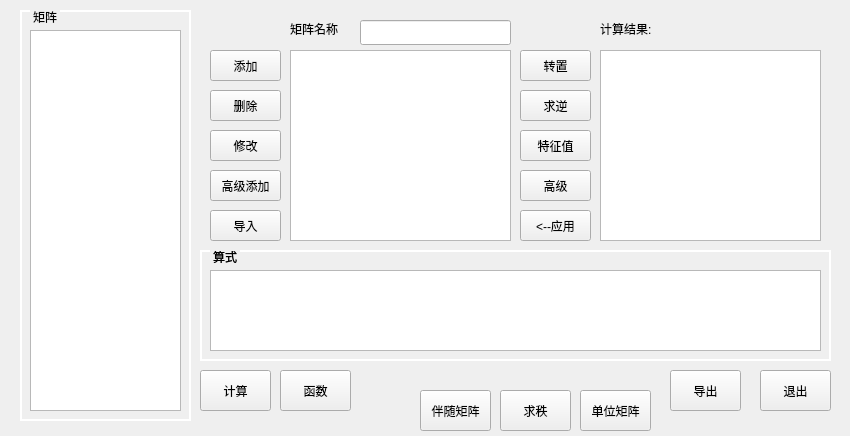
<?xml version="1.0" encoding="UTF-8"?>
<ui version="4.0">
 <class>MainWindow</class>
 <widget class="QMainWindow" name="MainWindow">
  <property name="geometry">
   <rect>
    <x>0</x>
    <y>0</y>
    <width>850</width>
    <height>436</height>
   </rect>
  </property>
  <property name="windowTitle">
   <string>矩阵计算器</string>
  </property>
  <widget class="QWidget" name="centralWidget">
   <widget class="QPushButton" name="pushButton">
    <property name="geometry">
     <rect>
      <x>520</x>
      <y>50</y>
      <width>71</width>
      <height>31</height>
     </rect>
    </property>
    <property name="text">
     <string>转置</string>
    </property>
   </widget>
   <widget class="QTextEdit" name="textEdit">
    <property name="geometry">
     <rect>
      <x>290</x>
      <y>50</y>
      <width>221</width>
      <height>191</height>
     </rect>
    </property>
   </widget>
   <widget class="QPushButton" name="pushButton_2">
    <property name="geometry">
     <rect>
      <x>580</x>
      <y>390</y>
      <width>71</width>
      <height>41</height>
     </rect>
    </property>
    <property name="text">
     <string>单位矩阵</string>
    </property>
   </widget>
   <widget class="QPushButton" name="pushButton_4">
    <property name="geometry">
     <rect>
      <x>520</x>
      <y>90</y>
      <width>71</width>
      <height>31</height>
     </rect>
    </property>
    <property name="text">
     <string>求逆</string>
    </property>
   </widget>
   <widget class="QPushButton" name="pushButton_6">
    <property name="geometry">
     <rect>
      <x>420</x>
      <y>390</y>
      <width>71</width>
      <height>41</height>
     </rect>
    </property>
    <property name="text">
     <string>伴随矩阵</string>
    </property>
   </widget>
   <widget class="QPushButton" name="pushButton_7">
    <property name="geometry">
     <rect>
      <x>520</x>
      <y>130</y>
      <width>71</width>
      <height>31</height>
     </rect>
    </property>
    <property name="text">
     <string>特征值</string>
    </property>
   </widget>
   <widget class="QPushButton" name="pushButton_9">
    <property name="geometry">
     <rect>
      <x>500</x>
      <y>390</y>
      <width>71</width>
      <height>41</height>
     </rect>
    </property>
    <property name="text">
     <string>求秩</string>
    </property>
   </widget>
   <widget class="QPushButton" name="pushButton_10">
    <property name="geometry">
     <rect>
      <x>520</x>
      <y>210</y>
      <width>71</width>
      <height>31</height>
     </rect>
    </property>
    <property name="text">
     <string>&lt;--应用</string>
    </property>
   </widget>
   <widget class="QTextEdit" name="textEdit_2">
    <property name="geometry">
     <rect>
      <x>600</x>
      <y>50</y>
      <width>221</width>
      <height>191</height>
     </rect>
    </property>
   </widget>
   <widget class="QLabel" name="label">
    <property name="geometry">
     <rect>
      <x>290</x>
      <y>20</y>
      <width>67</width>
      <height>17</height>
     </rect>
    </property>
    <property name="text">
     <string>矩阵名称</string>
    </property>
   </widget>
   <widget class="QLabel" name="label_2">
    <property name="geometry">
     <rect>
      <x>600</x>
      <y>20</y>
      <width>67</width>
      <height>17</height>
     </rect>
    </property>
    <property name="text">
     <string>计算结果:</string>
    </property>
   </widget>
   <widget class="QLineEdit" name="lineEdit">
    <property name="geometry">
     <rect>
      <x>360</x>
      <y>20</y>
      <width>151</width>
      <height>25</height>
     </rect>
    </property>
   </widget>
   <widget class="QGroupBox" name="groupBox">
    <property name="geometry">
     <rect>
      <x>20</x>
      <y>10</y>
      <width>171</width>
      <height>411</height>
     </rect>
    </property>
    <property name="styleSheet">
     <string notr="true">QGroupBox {
	border-width:2px;
	border-style:solid;
	border-color: white;
	margin-top:0.5ex;

}
QGroupBox::title{
	subcontrol-origin:margin;
	subcontrol-position: top left;
	left:10px;
	margin-left:0px;
	padding:0 1px;
}
</string>
    </property>
    <property name="title">
     <string>矩阵</string>
    </property>
    <widget class="QTableView" name="tableView">
     <property name="geometry">
      <rect>
       <x>10</x>
       <y>20</y>
       <width>151</width>
       <height>381</height>
      </rect>
     </property>
    </widget>
   </widget>
   <widget class="QGroupBox" name="groupBox_2">
    <property name="geometry">
     <rect>
      <x>200</x>
      <y>250</y>
      <width>631</width>
      <height>111</height>
     </rect>
    </property>
    <property name="styleSheet">
     <string notr="true">QGroupBox {
	border-width:2px;
	border-style:solid;
	border-color: white;
	margin-top:0.5ex;

}
QGroupBox::title{
	subcontrol-origin:margin;
	subcontrol-position: top left;
	left:10px;
	margin-left:0px;
	padding:0 1px;
}
</string>
    </property>
    <property name="title">
     <string>算式</string>
    </property>
    <widget class="QTextEdit" name="textEdit_3">
     <property name="geometry">
      <rect>
       <x>10</x>
       <y>20</y>
       <width>611</width>
       <height>81</height>
      </rect>
     </property>
    </widget>
    <widget class="QGroupBox" name="groupBox_3">
     <property name="geometry">
      <rect>
       <x>0</x>
       <y>0</y>
       <width>631</width>
       <height>111</height>
      </rect>
     </property>
     <property name="styleSheet">
      <string notr="true">QGroupBox {
	border-width:2px;
	border-style:solid;
	border-color: white;
	margin-top:0.5ex;

}
QGroupBox::title{
	subcontrol-origin:margin;
	subcontrol-position: top left;
	left:10px;
	margin-left:0px;
	padding:0 1px;
}
</string>
     </property>
     <property name="title">
      <string>算式</string>
     </property>
     <widget class="QTextEdit" name="textEdit_4">
      <property name="geometry">
       <rect>
        <x>10</x>
        <y>20</y>
        <width>611</width>
        <height>81</height>
       </rect>
      </property>
     </widget>
    </widget>
   </widget>
   <widget class="QPushButton" name="pushButton_8">
    <property name="geometry">
     <rect>
      <x>760</x>
      <y>370</y>
      <width>71</width>
      <height>41</height>
     </rect>
    </property>
    <property name="text">
     <string>退出</string>
    </property>
   </widget>
   <widget class="QPushButton" name="pushButton_14">
    <property name="geometry">
     <rect>
      <x>670</x>
      <y>370</y>
      <width>71</width>
      <height>41</height>
     </rect>
    </property>
    <property name="text">
     <string>导出</string>
    </property>
   </widget>
   <widget class="QPushButton" name="pushButton_5">
    <property name="geometry">
     <rect>
      <x>200</x>
      <y>370</y>
      <width>71</width>
      <height>41</height>
     </rect>
    </property>
    <property name="text">
     <string>计算</string>
    </property>
   </widget>
   <widget class="QPushButton" name="pushButton_13">
    <property name="geometry">
     <rect>
      <x>280</x>
      <y>370</y>
      <width>71</width>
      <height>41</height>
     </rect>
    </property>
    <property name="text">
     <string>函数</string>
    </property>
   </widget>
   <widget class="QPushButton" name="pushButton_3">
    <property name="geometry">
     <rect>
      <x>520</x>
      <y>170</y>
      <width>71</width>
      <height>31</height>
     </rect>
    </property>
    <property name="text">
     <string>高级</string>
    </property>
   </widget>
   <widget class="QPushButton" name="addButton">
    <property name="geometry">
     <rect>
      <x>210</x>
      <y>50</y>
      <width>71</width>
      <height>31</height>
     </rect>
    </property>
    <property name="styleSheet">
     <string notr="true"/>
    </property>
    <property name="text">
     <string>添加</string>
    </property>
   </widget>
   <widget class="QPushButton" name="deleteButton">
    <property name="geometry">
     <rect>
      <x>210</x>
      <y>90</y>
      <width>71</width>
      <height>31</height>
     </rect>
    </property>
    <property name="text">
     <string>删除</string>
    </property>
   </widget>
   <widget class="QPushButton" name="modifyButton">
    <property name="geometry">
     <rect>
      <x>210</x>
      <y>130</y>
      <width>71</width>
      <height>31</height>
     </rect>
    </property>
    <property name="text">
     <string>修改</string>
    </property>
   </widget>
   <widget class="QPushButton" name="inputButton">
    <property name="geometry">
     <rect>
      <x>210</x>
      <y>210</y>
      <width>71</width>
      <height>31</height>
     </rect>
    </property>
    <property name="text">
     <string>导入</string>
    </property>
   </widget>
   <widget class="QPushButton" name="modifyButton_2">
    <property name="geometry">
     <rect>
      <x>210</x>
      <y>170</y>
      <width>71</width>
      <height>31</height>
     </rect>
    </property>
    <property name="text">
     <string>高级添加</string>
    </property>
   </widget>
  </widget>
 </widget>
 <layoutdefault spacing="6" margin="11"/>
 <resources/>
 <connections/>
</ui>
